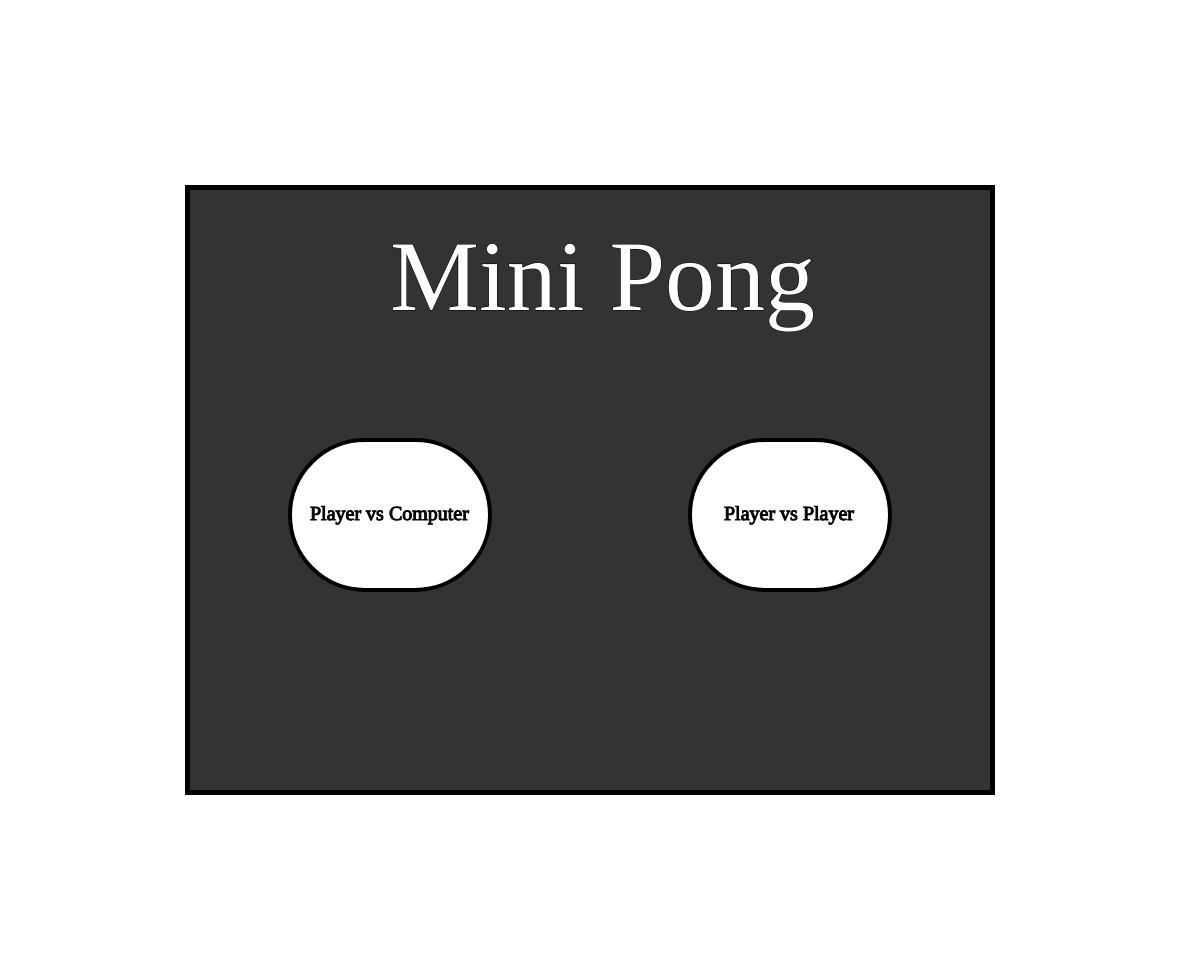
Frame 1 (no input)
Frame 60 (no input): identical to frame 1, image omitted
Frame 120 (the mouse pressed at the canvas centre since frame 60): identical to frame 1, image omitted

The p5.js sketch that drew this single still picture (run headless with seeded random() and noise() and a simulated clock; from frame 60 on, the mouse is pressed at the canvas centre):

// p5.js sketch
// ── sketch.js
var game;
var scoreP1 = 0;
var scoreP2 = 0;
var pause = false;
var menu;

var wdth = 800;
var hght = 600;

function setup() {
	createCanvas(windowWidth - 20, windowHeight - 20);
	menu = new Menu();
	//game = new Game(false);
	noFill();
	strokeWeight(10);
	rect(
		windowWidth/2 - wdth/2 - 10,
		windowHeight/2 - hght/2 - 10,
		wdth,
		hght
	);
	strokeWeight(1);
}

function draw() {
	translate(windowWidth/2 - wdth/2 - 10, windowHeight/2 - hght/2 - 10);
	if(menu){
		menu.update();
	}
	else{
		game.update();
	}
}

function keyPressed() {
	if (keyCode === 32) { //SPACE
		if(!menu){
			if(game.launch){
				game.launch = false;
			}
			else{
				if (pause) {
					loop();
					pause = false;
				} else {
					noLoop();
					pause = true;
				}
			}
		}
  }
}

function mousePressed() {
	if(menu){
		var x = mouseX - (width/2 - wdth/2 - 10);
		var y = mouseY - (height/2 - hght/2 - 10);

		if(
			x > menu.lP.x &&
			x < menu.lP.x + menu.buttonSize.x &&
			y > menu.lP.y &&
			y < menu.lP.y + menu.buttonSize.y
		){
			game = new Game(true);
			menu = undefined;
		}
		else if(
			x > menu.rP.x &&
			x < menu.rP.x + menu.buttonSize.x &&
			y > menu.rP.y &&
			y < menu.rP.y + menu.buttonSize.y
		){
			game = new Game(false);
			menu = undefined;
		}
	}
}

// ── ball.js
function Ball(x, y) {
	this.pos = createVector(x, y);
	this.velocity = 10;
	this.vel = createVector(this.velocity * pow(-1,floor(random(2))), 0);
	this.acc = createVector(0, 0);
	this.width = 20;
	this.length = 20;
	this.speed;
	this.cpt = 0;

	this.power = 0;
	this.nbPowers = 2 * 10;

	this.applyForce = function(force) {
		this.acc.add(force);
	}

	this.setVelocity = function(xSpeed, ySpeed) {
		this.vel.x = xSpeed;
		this.vel.y = ySpeed;
	}

	this.changePower = function(){
		this.speed = 0;
		if(this.cpt > 14){
			this.power = 2;
		}
		else{
			var tirage = floor(random(0, this.nbPowers + 1));
			if(tirage < 10){
				this.power = 0;
			}
			else if(tirage < 17){
				this.power = 2;
			}
			else{
				this.power = 1;
			}
		}
	}

	this.update = function(game) {
		this.vel.add(this.acc);
		if(this.power == 2){
			if(this.vel.x < 0){
				this.pos.x = this.pos.x - this.speed;
			}
			else{
				this.pos.x = this.pos.x + this.speed;
			}
			if(this.vel.y < 0){
				this.pos.y = this.pos.y - this.speed;
			}
			else{
				this.pos.y = this.pos.y + this.speed;
			}
			this.speed += 0.075;
		}
		this.pos.add(this.vel);
		this.acc.mult(0);
		if (this.pos.x  + this.width/2 > wdth){
			this.pos = createVector(wdth/2, hght/2);
			this.vel = createVector(this.velocity, 0);
			scoreP1++;
			this.cpt = 0;
			this.power = 0;
			game.launch = true;
		}
		else if(this.pos.x - this.width/2 < 0) {
			this.pos = createVector(wdth/2, hght/2);
			this.vel = createVector(-this.velocity, 0);
			scoreP2++;
			this.cpt = 0;
			this.power = 0;
			game.launch = true;
		}
		else if (this.pos.y + this.length/2 > hght || this.pos.y - this.length/2 < 0) {
			this.pos.sub(this.vel);
			if (this.power == 1) {
				this.vel.y = 0;
			} else {
				this.vel.y = -this.vel.y;
			}
			this.pos.add(this.vel);
		}
	}

	this.show = function() {
		switch(this.power){
			case 1: fill(2, 149, 7); break;
			case 2: fill(149, 7, 2); break;
			case 3: fill(7, 2, 149); break;
			default: fill(255);
		}
		ellipse(this.pos.x, this.pos.y, this.width, this.length);
		fill(255);
	}
}

// ── bar.js
function Bar(x, y) {
	this.left = (x < wdth/2);
	this.pos = createVector(x, y);
	this.length = 80;
	this.width = 20;
	this.velocity = 10;
	this.reactTime = 2;//floor(random(3,8));

	this.applyForce = function(force) {
		this.acc.add(force);
	}

	this.setVelocity = function(ySpeed) {
		this.velocity = ySpeed;
	}

	this.down = function(){
		if(this.pos.y < hght - this.length - this.velocity){
			this.pos.y += this.velocity;
		}
		else{
			this.pos.y = hght - this.length - 1;
		}
	}

	this.up = function(){
		if(this.pos.y > 0 + this.velocity){
			this.pos.y -= this.velocity;
		}
		else{
			this.pos.y = 1;
		}
	}

	this.setReactTime = function(){
		this.reactTime = 2;//floor(random(3,12));
	}

	this.move = function(ball){
		if(ball.pos.x > wdth - wdth/this.reactTime && ball.vel.x > 0){
			if(ball.pos.y > this.pos.y + this.length/4){
				this.down();
			}
			else if(ball.pos.y < this.pos.y + this.length/4){
				this.up();
			}
		}
	}

	this.collision = function(ball){
		if(this.left){
			if(ball.pos.x - ball.width/2 <= this.pos.x + this.width){
				if(ball.pos.y >= this.pos.y && ball.pos.y <= this.pos.y + this.length){
					var angle =  ((ball.pos.y - this.pos.y)/this.length) * PI - PI/2;
					if(angle == PI/2){
						angle = 3*PI/4;
					}
					else if(angle == -PI/2){
						angle = -3*PI/4;
					}
					else if(angle > PI/4){
						angle = PI/4;
					}
					else if(angle < -PI/4){
						angle = -PI/4;
					}
					ball.vel.x = cos(angle) * ball.velocity;
					ball.vel.y = sin(angle) * ball.velocity;
					ball.pos.x = this.pos.x + this.width + ball.width/2 + 1;
					ball.cpt++;
					ball.changePower();
				}
			}
		}
		else{
			if(ball.pos.x + ball.width/2 >= this.pos.x){
				if(ball.pos.y >= this.pos.y && ball.pos.y <= this.pos.y + this.length){
					var angle =  ((ball.pos.y - this.pos.y)/this.length) * PI - PI/2;
					if(angle == PI/2){
						angle = PI/4;
					}
					else if(angle == -PI/2){
						angle = -PI/4;
					}
					else if(angle > PI/4){
						angle = 3*PI/4;
					}
					else if(angle < -PI/4){
						angle = -3*PI/4;
					}
					else{
						angle = random(3*PI/4, 5*PI/4);
					}
					ball.vel.x = cos(angle) * ball.velocity;
					ball.vel.y = sin(angle) * ball.velocity;
					ball.pos.x = this.pos.x - ball.width/2 - 1;
					this.setReactTime();
					ball.cpt++;
					ball.changePower();
				}
			}
		}
	}

	this.update = function() {

	}

	this.show = function() {
		rect(this.pos.x, this.pos.y, this.width, this.length, 100);
	}
}

// ── game.js
function Game(computer){
	this.ball;
	this.bar1;
	this.bar2;
	this.launch = true;
	this.computer = computer;

	this.ball = new Ball(wdth / 2, hght / 2);

	this.bar1 = new Bar(5, hght/2 - 40);
	this.bar2 = new Bar(wdth - 5 - 20, hght/2 - 40);
	textSize(20);

	textFont("Arial");

	this.update = function() {
		fill(51);
		noStroke();
		rect(0, 0, wdth, hght);
		stroke(0);
		fill(255);

		if(this.computer){
			this.bar2.move(this.ball);
		}
		else{
			if(keyIsDown(UP_ARROW)){
				this.bar2.up();
			}
			else if(keyIsDown(DOWN_ARROW)){
				this.bar2.down();
			}
		}

		if(keyIsDown(90)){
			this.bar1.up();
		}
		else if(keyIsDown(83)){
			this.bar1.down();
		}

		this.bar1.update();
		this.bar1.show();
		this.bar2.update();
		this.bar2.show();

		if(!this.launch){
			this.ball.update(this);
			this.bar1.collision(this.ball);
			this.bar2.collision(this.ball);
		}
		else{
			textSize(15);
			text("Press SPACE to launch the ball", wdth/2 - 106, hght/2 + 50);
			textSize(20);
		}

		this.ball.show();

		text(scoreP1, wdth/2 - 24, 21);
		text("|", wdth/2, 20);
		text(scoreP2, wdth/2 + 16, 21);
	}
}

// ── menu.js
function Menu() {
	this.lP = createVector(100, 250);
	this.rP = createVector(500, 250);
	this.buttonSize = createVector(200, 150);

	this.update = function(game) {
		fill(51);
		noStroke();
		rect(0, 0, wdth, hght);
		stroke(0);
		fill(255);

		textSize(100);
		textFont("Times New Roman");
		text("Mini Pong", wdth/2 - 200, 120);
		textSize(20);

		var x = mouseX - (width/2 - wdth/2 - 10);
		var y = mouseY - (height/2 - hght/2 - 10);

		strokeWeight(4)

		if(
			x > this.lP.x &&
			x < this.lP.x + this.buttonSize.x &&
			y > this.lP.y &&
			y < this.lP.y + this.buttonSize.y
		){
			fill(0,66,220);
		}
		else{
			fill(255);
		}
		rect(this.lP.x, this.lP.y, this.buttonSize.x, this.buttonSize.y, 100);

		if(
			x > this.rP.x &&
			x < this.rP.x + this.buttonSize.x &&
			y > this.rP.y &&
			y < this.rP.y + this.buttonSize.y
		){
			fill(0,66,220);
		}
		else{
			fill(255);
		}
		rect(this.rP.x, this.rP.y, this.buttonSize.x, this.buttonSize.y, 100);

		strokeWeight(1);
		fill(0);
		text("Player vs Computer", this.lP.x + 20, this.lP.y + 80);
		text("Player vs Player", this.rP.x + 34, this.rP.y + 80);
	}
}
